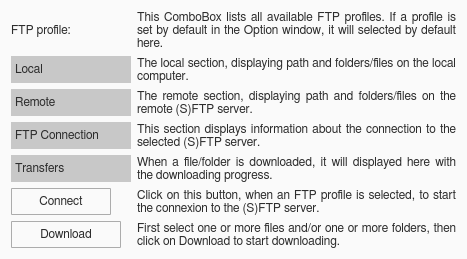
      <widget class="QFrame" name="frame">
       <property name="styleSheet">
        <string notr="true">QFrame {
    border-radius: 10px;
    background-color: rgb(250,250,250);
    border-top-left-radius: 0px;
}</string>
       </property>
       <property name="frameShape">
        <enum>QFrame::NoFrame</enum>
       </property>
       <layout class="QGridLayout" name="gridLayout_2">
        <item row="0" column="0">
         <layout class="QGridLayout" name="gridLayout">
          <item row="3" column="1">
           <widget class="QLabel" name="aiw_label_10">
            <property name="sizePolicy">
             <sizepolicy hsizetype="Expanding" vsizetype="Preferred">
              <horstretch>0</horstretch>
              <verstretch>0</verstretch>
             </sizepolicy>
            </property>
            <property name="minimumSize">
             <size>
              <width>0</width>
              <height>0</height>
             </size>
            </property>
            <property name="maximumSize">
             <size>
              <width>16777215</width>
              <height>16777215</height>
             </size>
            </property>
            <property name="font">
             <font>
              <family>FreeSans</family>
              <pointsize>9</pointsize>
              <stylestrategy>PreferAntialias</stylestrategy>
              <kerning>true</kerning>
             </font>
            </property>
            <property name="styleSheet">
             <string notr="true">QLabel {
	color: rgb(45,45,45);
}</string>
            </property>
            <property name="frameShape">
             <enum>QFrame::NoFrame</enum>
            </property>
            <property name="frameShadow">
             <enum>QFrame::Plain</enum>
            </property>
            <property name="lineWidth">
             <number>0</number>
            </property>
            <property name="midLineWidth">
             <number>0</number>
            </property>
            <property name="text">
             <string>This section displays information about the connection to the selected (S)FTP server.</string>
            </property>
            <property name="textFormat">
             <enum>Qt::AutoText</enum>
            </property>
            <property name="alignment">
             <set>Qt::AlignJustify|Qt::AlignVCenter</set>
            </property>
            <property name="wordWrap">
             <bool>true</bool>
            </property>
           </widget>
          </item>
          <item row="1" column="0">
           <widget class="QLabel" name="aiw_label_3">
            <property name="sizePolicy">
             <sizepolicy hsizetype="Expanding" vsizetype="Preferred">
              <horstretch>0</horstretch>
              <verstretch>0</verstretch>
             </sizepolicy>
            </property>
            <property name="minimumSize">
             <size>
              <width>120</width>
              <height>27</height>
             </size>
            </property>
            <property name="maximumSize">
             <size>
              <width>120</width>
              <height>27</height>
             </size>
            </property>
            <property name="font">
             <font>
              <family>FreeSans</family>
              <pointsize>9</pointsize>
              <stylestrategy>PreferAntialias</stylestrategy>
              <kerning>true</kerning>
             </font>
            </property>
            <property name="styleSheet">
             <string notr="true">QLabel {
    padding: 4px;
	color: rgb(45,45,45);
    background-color: rgb(200,200,200);
    border-radius: 0px;
}</string>
            </property>
            <property name="frameShape">
             <enum>QFrame::NoFrame</enum>
            </property>
            <property name="frameShadow">
             <enum>QFrame::Plain</enum>
            </property>
            <property name="lineWidth">
             <number>0</number>
            </property>
            <property name="midLineWidth">
             <number>0</number>
            </property>
            <property name="text">
             <string>Local</string>
            </property>
            <property name="textFormat">
             <enum>Qt::AutoText</enum>
            </property>
            <property name="alignment">
             <set>Qt::AlignJustify|Qt::AlignVCenter</set>
            </property>
            <property name="wordWrap">
             <bool>true</bool>
            </property>
           </widget>
          </item>
          <item row="1" column="1">
           <widget class="QLabel" name="aiw_label_8">
            <property name="sizePolicy">
             <sizepolicy hsizetype="Expanding" vsizetype="Preferred">
              <horstretch>0</horstretch>
              <verstretch>0</verstretch>
             </sizepolicy>
            </property>
            <property name="minimumSize">
             <size>
              <width>0</width>
              <height>0</height>
             </size>
            </property>
            <property name="maximumSize">
             <size>
              <width>16777215</width>
              <height>16777215</height>
             </size>
            </property>
            <property name="font">
             <font>
              <family>FreeSans</family>
              <pointsize>9</pointsize>
              <stylestrategy>PreferAntialias</stylestrategy>
              <kerning>true</kerning>
             </font>
            </property>
            <property name="styleSheet">
             <string notr="true">QLabel {
	color: rgb(45,45,45);
}</string>
            </property>
            <property name="frameShape">
             <enum>QFrame::NoFrame</enum>
            </property>
            <property name="frameShadow">
             <enum>QFrame::Plain</enum>
            </property>
            <property name="lineWidth">
             <number>0</number>
            </property>
            <property name="midLineWidth">
             <number>0</number>
            </property>
            <property name="text">
             <string>The local section, displaying path and folders/files on the local computer.</string>
            </property>
            <property name="textFormat">
             <enum>Qt::AutoText</enum>
            </property>
            <property name="alignment">
             <set>Qt::AlignJustify|Qt::AlignVCenter</set>
            </property>
            <property name="wordWrap">
             <bool>true</bool>
            </property>
           </widget>
          </item>
          <item row="2" column="0">
           <widget class="QLabel" name="aiw_label_4">
            <property name="sizePolicy">
             <sizepolicy hsizetype="Expanding" vsizetype="Preferred">
              <horstretch>0</horstretch>
              <verstretch>0</verstretch>
             </sizepolicy>
            </property>
            <property name="minimumSize">
             <size>
              <width>120</width>
              <height>27</height>
             </size>
            </property>
            <property name="maximumSize">
             <size>
              <width>120</width>
              <height>27</height>
             </size>
            </property>
            <property name="font">
             <font>
              <family>FreeSans</family>
              <pointsize>9</pointsize>
              <stylestrategy>PreferAntialias</stylestrategy>
              <kerning>true</kerning>
             </font>
            </property>
            <property name="styleSheet">
             <string notr="true">QLabel {
    padding: 4px;
	color: rgb(45,45,45);
    background-color: rgb(200,200,200);
    border-radius: 0px;
}</string>
            </property>
            <property name="frameShape">
             <enum>QFrame::NoFrame</enum>
            </property>
            <property name="frameShadow">
             <enum>QFrame::Plain</enum>
            </property>
            <property name="lineWidth">
             <number>0</number>
            </property>
            <property name="midLineWidth">
             <number>0</number>
            </property>
            <property name="text">
             <string>Remote</string>
            </property>
            <property name="textFormat">
             <enum>Qt::AutoText</enum>
            </property>
            <property name="alignment">
             <set>Qt::AlignJustify|Qt::AlignVCenter</set>
            </property>
            <property name="wordWrap">
             <bool>true</bool>
            </property>
           </widget>
          </item>
          <item row="2" column="1">
           <widget class="QLabel" name="aiw_label_9">
            <property name="sizePolicy">
             <sizepolicy hsizetype="Expanding" vsizetype="Preferred">
              <horstretch>0</horstretch>
              <verstretch>0</verstretch>
             </sizepolicy>
            </property>
            <property name="minimumSize">
             <size>
              <width>0</width>
              <height>0</height>
             </size>
            </property>
            <property name="maximumSize">
             <size>
              <width>16777215</width>
              <height>16777215</height>
             </size>
            </property>
            <property name="font">
             <font>
              <family>FreeSans</family>
              <pointsize>9</pointsize>
              <stylestrategy>PreferAntialias</stylestrategy>
              <kerning>true</kerning>
             </font>
            </property>
            <property name="styleSheet">
             <string notr="true">QLabel {
	color: rgb(45,45,45);
}</string>
            </property>
            <property name="frameShape">
             <enum>QFrame::NoFrame</enum>
            </property>
            <property name="frameShadow">
             <enum>QFrame::Plain</enum>
            </property>
            <property name="lineWidth">
             <number>0</number>
            </property>
            <property name="midLineWidth">
             <number>0</number>
            </property>
            <property name="text">
             <string>The remote section, displaying path and folders/files on the remote (S)FTP server.</string>
            </property>
            <property name="textFormat">
             <enum>Qt::AutoText</enum>
            </property>
            <property name="alignment">
             <set>Qt::AlignJustify|Qt::AlignVCenter</set>
            </property>
            <property name="wordWrap">
             <bool>true</bool>
            </property>
           </widget>
          </item>
          <item row="3" column="0">
           <widget class="QLabel" name="aiw_label_5">
            <property name="sizePolicy">
             <sizepolicy hsizetype="Expanding" vsizetype="Preferred">
              <horstretch>0</horstretch>
              <verstretch>0</verstretch>
             </sizepolicy>
            </property>
            <property name="minimumSize">
             <size>
              <width>120</width>
              <height>27</height>
             </size>
            </property>
            <property name="maximumSize">
             <size>
              <width>120</width>
              <height>27</height>
             </size>
            </property>
            <property name="font">
             <font>
              <family>FreeSans</family>
              <pointsize>9</pointsize>
              <stylestrategy>PreferAntialias</stylestrategy>
              <kerning>true</kerning>
             </font>
            </property>
            <property name="styleSheet">
             <string notr="true">QLabel {
    padding: 4px;
	color: rgb(45,45,45);
    background-color: rgb(200,200,200);
    border-radius: 0px;
}</string>
            </property>
            <property name="frameShape">
             <enum>QFrame::NoFrame</enum>
            </property>
            <property name="frameShadow">
             <enum>QFrame::Plain</enum>
            </property>
            <property name="lineWidth">
             <number>0</number>
            </property>
            <property name="midLineWidth">
             <number>0</number>
            </property>
            <property name="text">
             <string>FTP Connection</string>
            </property>
            <property name="textFormat">
             <enum>Qt::AutoText</enum>
            </property>
            <property name="alignment">
             <set>Qt::AlignJustify|Qt::AlignVCenter</set>
            </property>
            <property name="wordWrap">
             <bool>true</bool>
            </property>
           </widget>
          </item>
          <item row="5" column="1">
           <widget class="QLabel" name="aiw_label_12">
            <property name="sizePolicy">
             <sizepolicy hsizetype="Expanding" vsizetype="Preferred">
              <horstretch>0</horstretch>
              <verstretch>0</verstretch>
             </sizepolicy>
            </property>
            <property name="minimumSize">
             <size>
              <width>0</width>
              <height>0</height>
             </size>
            </property>
            <property name="maximumSize">
             <size>
              <width>16777215</width>
              <height>16777215</height>
             </size>
            </property>
            <property name="font">
             <font>
              <family>FreeSans</family>
              <pointsize>9</pointsize>
              <stylestrategy>PreferAntialias</stylestrategy>
              <kerning>true</kerning>
             </font>
            </property>
            <property name="styleSheet">
             <string notr="true">QLabel {
	color: rgb(45,45,45);
}</string>
            </property>
            <property name="frameShape">
             <enum>QFrame::NoFrame</enum>
            </property>
            <property name="frameShadow">
             <enum>QFrame::Plain</enum>
            </property>
            <property name="lineWidth">
             <number>0</number>
            </property>
            <property name="midLineWidth">
             <number>0</number>
            </property>
            <property name="text">
             <string>Click on this button, when an FTP profile is selected, to start the connexion to the (S)FTP server.</string>
            </property>
            <property name="textFormat">
             <enum>Qt::AutoText</enum>
            </property>
            <property name="alignment">
             <set>Qt::AlignJustify|Qt::AlignVCenter</set>
            </property>
            <property name="wordWrap">
             <bool>true</bool>
            </property>
           </widget>
          </item>
          <item row="5" column="0">
           <widget class="QToolButton" name="aiw_connect_button">
            <property name="enabled">
             <bool>false</bool>
            </property>
            <property name="minimumSize">
             <size>
              <width>100</width>
              <height>27</height>
             </size>
            </property>
            <property name="maximumSize">
             <size>
              <width>100</width>
              <height>27</height>
             </size>
            </property>
            <property name="font">
             <font>
              <family>FreeSans</family>
              <pointsize>9</pointsize>
              <weight>50</weight>
              <bold>false</bold>
              <stylestrategy>PreferAntialias</stylestrategy>
              <kerning>true</kerning>
             </font>
            </property>
            <property name="styleSheet">
             <string notr="true">QToolButton {
    border: 1px solid #acacac;
    border-radius: 1px;
    background-color: qlineargradient(x1: 0, y1: 0, x2: 0, y2: 1, 
								stop: 0 #f0f0f0, stop: 1 #e5e5e5);
	color: rgb(45,45,45);
}</string>
            </property>
            <property name="text">
             <string>Connect</string>
            </property>
           </widget>
          </item>
          <item row="6" column="1">
           <widget class="QLabel" name="aiw_label_13">
            <property name="sizePolicy">
             <sizepolicy hsizetype="Expanding" vsizetype="Preferred">
              <horstretch>0</horstretch>
              <verstretch>0</verstretch>
             </sizepolicy>
            </property>
            <property name="minimumSize">
             <size>
              <width>0</width>
              <height>0</height>
             </size>
            </property>
            <property name="maximumSize">
             <size>
              <width>16777215</width>
              <height>16777215</height>
             </size>
            </property>
            <property name="font">
             <font>
              <family>FreeSans</family>
              <pointsize>9</pointsize>
              <stylestrategy>PreferAntialias</stylestrategy>
              <kerning>true</kerning>
             </font>
            </property>
            <property name="styleSheet">
             <string notr="true">QLabel {
	color: rgb(45,45,45);
}</string>
            </property>
            <property name="frameShape">
             <enum>QFrame::NoFrame</enum>
            </property>
            <property name="frameShadow">
             <enum>QFrame::Plain</enum>
            </property>
            <property name="lineWidth">
             <number>0</number>
            </property>
            <property name="midLineWidth">
             <number>0</number>
            </property>
            <property name="text">
             <string>First select one or more files and/or one or more folders, then click on Download to start downloading.</string>
            </property>
            <property name="textFormat">
             <enum>Qt::AutoText</enum>
            </property>
            <property name="alignment">
             <set>Qt::AlignJustify|Qt::AlignVCenter</set>
            </property>
            <property name="wordWrap">
             <bool>true</bool>
            </property>
           </widget>
          </item>
          <item row="4" column="1">
           <widget class="QLabel" name="aiw_label_11">
            <property name="sizePolicy">
             <sizepolicy hsizetype="Expanding" vsizetype="Preferred">
              <horstretch>0</horstretch>
              <verstretch>0</verstretch>
             </sizepolicy>
            </property>
            <property name="minimumSize">
             <size>
              <width>0</width>
              <height>0</height>
             </size>
            </property>
            <property name="maximumSize">
             <size>
              <width>16777215</width>
              <height>16777215</height>
             </size>
            </property>
            <property name="font">
             <font>
              <family>FreeSans</family>
              <pointsize>9</pointsize>
              <stylestrategy>PreferAntialias</stylestrategy>
              <kerning>true</kerning>
             </font>
            </property>
            <property name="styleSheet">
             <string notr="true">QLabel {
	color: rgb(45,45,45);
}</string>
            </property>
            <property name="frameShape">
             <enum>QFrame::NoFrame</enum>
            </property>
            <property name="frameShadow">
             <enum>QFrame::Plain</enum>
            </property>
            <property name="lineWidth">
             <number>0</number>
            </property>
            <property name="midLineWidth">
             <number>0</number>
            </property>
            <property name="text">
             <string>When a file/folder is downloaded, it will displayed here with the downloading progress.</string>
            </property>
            <property name="textFormat">
             <enum>Qt::AutoText</enum>
            </property>
            <property name="alignment">
             <set>Qt::AlignJustify|Qt::AlignVCenter</set>
            </property>
            <property name="wordWrap">
             <bool>true</bool>
            </property>
           </widget>
          </item>
          <item row="6" column="0">
           <widget class="QToolButton" name="aiw_download_button">
            <property name="enabled">
             <bool>false</bool>
            </property>
            <property name="minimumSize">
             <size>
              <width>110</width>
              <height>27</height>
             </size>
            </property>
            <property name="maximumSize">
             <size>
              <width>110</width>
              <height>27</height>
             </size>
            </property>
            <property name="font">
             <font>
              <family>FreeSans</family>
              <pointsize>9</pointsize>
              <weight>50</weight>
              <bold>false</bold>
              <stylestrategy>PreferAntialias</stylestrategy>
              <kerning>true</kerning>
             </font>
            </property>
            <property name="styleSheet">
             <string notr="true">QToolButton {
    border: 1px solid #acacac;
    border-radius: 1px;
    background-color: qlineargradient(x1: 0, y1: 0, x2: 0, y2: 1, 
								stop: 0 #f0f0f0, stop: 1 #e5e5e5);
	color: rgb(45,45,45);
}</string>
            </property>
            <property name="text">
             <string>Download</string>
            </property>
           </widget>
          </item>
          <item row="4" column="0">
           <widget class="QLabel" name="aiw_label_6">
            <property name="sizePolicy">
             <sizepolicy hsizetype="Expanding" vsizetype="Preferred">
              <horstretch>0</horstretch>
              <verstretch>0</verstretch>
             </sizepolicy>
            </property>
            <property name="minimumSize">
             <size>
              <width>120</width>
              <height>27</height>
             </size>
            </property>
            <property name="maximumSize">
             <size>
              <width>120</width>
              <height>27</height>
             </size>
            </property>
            <property name="font">
             <font>
              <family>FreeSans</family>
              <pointsize>9</pointsize>
              <stylestrategy>PreferAntialias</stylestrategy>
              <kerning>true</kerning>
             </font>
            </property>
            <property name="styleSheet">
             <string notr="true">QLabel {
    padding: 4px;
	color: rgb(45,45,45);
    background-color: rgb(200,200,200);
    border-radius: 0px;
}</string>
            </property>
            <property name="frameShape">
             <enum>QFrame::NoFrame</enum>
            </property>
            <property name="frameShadow">
             <enum>QFrame::Plain</enum>
            </property>
            <property name="lineWidth">
             <number>0</number>
            </property>
            <property name="midLineWidth">
             <number>0</number>
            </property>
            <property name="text">
             <string>Transfers</string>
            </property>
            <property name="textFormat">
             <enum>Qt::AutoText</enum>
            </property>
            <property name="alignment">
             <set>Qt::AlignJustify|Qt::AlignVCenter</set>
            </property>
            <property name="wordWrap">
             <bool>true</bool>
            </property>
           </widget>
          </item>
          <item row="0" column="0">
           <widget class="QLabel" name="aiw_label_2">
            <property name="minimumSize">
             <size>
              <width>0</width>
              <height>27</height>
             </size>
            </property>
            <property name="maximumSize">
             <size>
              <width>16777215</width>
              <height>27</height>
             </size>
            </property>
            <property name="font">
             <font>
              <family>FreeSans</family>
              <pointsize>9</pointsize>
             </font>
            </property>
            <property name="styleSheet">
             <string notr="true">QLabel {
	color: rgb(45,45,45);
}</string>
            </property>
            <property name="text">
             <string>FTP profile:</string>
            </property>
            <property name="alignment">
             <set>Qt::AlignLeading|Qt::AlignLeft|Qt::AlignVCenter</set>
            </property>
           </widget>
          </item>
          <item row="0" column="1">
           <widget class="QLabel" name="aiw_label_7">
            <property name="sizePolicy">
             <sizepolicy hsizetype="Expanding" vsizetype="Preferred">
              <horstretch>0</horstretch>
              <verstretch>0</verstretch>
             </sizepolicy>
            </property>
            <property name="minimumSize">
             <size>
              <width>0</width>
              <height>0</height>
             </size>
            </property>
            <property name="maximumSize">
             <size>
              <width>16777215</width>
              <height>16777215</height>
             </size>
            </property>
            <property name="font">
             <font>
              <family>FreeSans</family>
              <pointsize>9</pointsize>
              <stylestrategy>PreferAntialias</stylestrategy>
              <kerning>true</kerning>
             </font>
            </property>
            <property name="styleSheet">
             <string notr="true">QLabel {
	color: rgb(45,45,45);
}</string>
            </property>
            <property name="frameShape">
             <enum>QFrame::NoFrame</enum>
            </property>
            <property name="frameShadow">
             <enum>QFrame::Plain</enum>
            </property>
            <property name="lineWidth">
             <number>0</number>
            </property>
            <property name="midLineWidth">
             <number>0</number>
            </property>
            <property name="text">
             <string>This ComboBox lists all available FTP profiles. If a profile is set by default in the Option window, it will selected by default here.</string>
            </property>
            <property name="textFormat">
             <enum>Qt::AutoText</enum>
            </property>
            <property name="alignment">
             <set>Qt::AlignJustify|Qt::AlignVCenter</set>
            </property>
            <property name="wordWrap">
             <bool>true</bool>
            </property>
           </widget>
          </item>
         </layout>
        </item>
       </layout>
      </widget>
